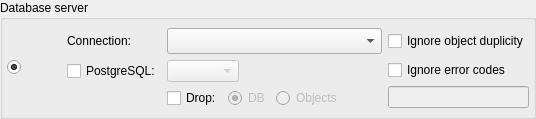
           <widget class="QGroupBox" name="groupBox">
            <property name="sizePolicy">
             <sizepolicy hsizetype="Preferred" vsizetype="Fixed">
              <horstretch>0</horstretch>
              <verstretch>0</verstretch>
             </sizepolicy>
            </property>
            <property name="title">
             <string>Database server</string>
            </property>
            <property name="checkable">
             <bool>false</bool>
            </property>
            <layout class="QGridLayout" name="gridLayout_9">
             <property name="leftMargin">
              <number>4</number>
             </property>
             <property name="topMargin">
              <number>4</number>
             </property>
             <property name="rightMargin">
              <number>4</number>
             </property>
             <property name="bottomMargin">
              <number>4</number>
             </property>
             <item row="0" column="2">
              <widget class="QWidget" name="export_to_dbms_wgt" native="true">
               <property name="sizePolicy">
                <sizepolicy hsizetype="Preferred" vsizetype="Preferred">
                 <horstretch>0</horstretch>
                 <verstretch>0</verstretch>
                </sizepolicy>
               </property>
               <layout class="QGridLayout" name="gridLayout_8">
                <property name="leftMargin">
                 <number>4</number>
                </property>
                <property name="topMargin">
                 <number>4</number>
                </property>
                <property name="rightMargin">
                 <number>0</number>
                </property>
                <property name="bottomMargin">
                 <number>4</number>
                </property>
                <item row="0" column="0" rowspan="3">
                 <layout class="QVBoxLayout" name="verticalLayout_2">
                  <item>
                   <spacer name="verticalSpacer_2">
                    <property name="orientation">
                     <enum>Qt::Vertical</enum>
                    </property>
                    <property name="sizeType">
                     <enum>QSizePolicy::Preferred</enum>
                    </property>
                    <property name="sizeHint" stdset="0">
                     <size>
                      <width>20</width>
                      <height>13</height>
                     </size>
                    </property>
                   </spacer>
                  </item>
                  <item>
                   <widget class="QLabel" name="modelo_sgbd">
                    <property name="enabled">
                     <bool>true</bool>
                    </property>
                    <property name="sizePolicy">
                     <sizepolicy hsizetype="Fixed" vsizetype="Preferred">
                      <horstretch>0</horstretch>
                      <verstretch>0</verstretch>
                     </sizepolicy>
                    </property>
                    <property name="minimumSize">
                     <size>
                      <width>30</width>
                      <height>60</height>
                     </size>
                    </property>
                    <property name="maximumSize">
                     <size>
                      <width>30</width>
                      <height>60</height>
                     </size>
                    </property>
                    <property name="text">
                     <string/>
                    </property>
                    <property name="pixmap">
                     <pixmap resource="../res/resources.qrc">:/imagens/imagens/model2sgdb.png</pixmap>
                    </property>
                    <property name="scaledContents">
                     <bool>true</bool>
                    </property>
                    <property name="alignment">
                     <set>Qt::AlignLeading|Qt::AlignLeft|Qt::AlignVCenter</set>
                    </property>
                   </widget>
                  </item>
                  <item>
                   <spacer name="verticalSpacer_3">
                    <property name="orientation">
                     <enum>Qt::Vertical</enum>
                    </property>
                    <property name="sizeType">
                     <enum>QSizePolicy::Preferred</enum>
                    </property>
                    <property name="sizeHint" stdset="0">
                     <size>
                      <width>20</width>
                      <height>18</height>
                     </size>
                    </property>
                   </spacer>
                  </item>
                 </layout>
                </item>
                <item row="0" column="1">
                 <widget class="QLabel" name="connections_lbl">
                  <property name="enabled">
                   <bool>true</bool>
                  </property>
                  <property name="sizePolicy">
                   <sizepolicy hsizetype="Fixed" vsizetype="Fixed">
                    <horstretch>0</horstretch>
                    <verstretch>0</verstretch>
                   </sizepolicy>
                  </property>
                  <property name="minimumSize">
                   <size>
                    <width>0</width>
                    <height>0</height>
                   </size>
                  </property>
                  <property name="text">
                   <string>Connection:</string>
                  </property>
                 </widget>
                </item>
                <item row="0" column="2">
                 <widget class="QComboBox" name="connections_cmb">
                  <property name="enabled">
                   <bool>true</bool>
                  </property>
                  <property name="minimumSize">
                   <size>
                    <width>0</width>
                    <height>0</height>
                   </size>
                  </property>
                  <property name="insertPolicy">
                   <enum>QComboBox::InsertAlphabetically</enum>
                  </property>
                  <property name="sizeAdjustPolicy">
                   <enum>QComboBox::AdjustToMinimumContentsLengthWithIcon</enum>
                  </property>
                  <property name="iconSize">
                   <size>
                    <width>18</width>
                    <height>18</height>
                   </size>
                  </property>
                 </widget>
                </item>
                <item row="0" column="3">
                 <layout class="QHBoxLayout" name="horizontalLayout_2">
                  <item>
                   <widget class="QCheckBox" name="ignore_dup_chk">
                    <property name="enabled">
                     <bool>true</bool>
                    </property>
                    <property name="sizePolicy">
                     <sizepolicy hsizetype="Minimum" vsizetype="Fixed">
                      <horstretch>0</horstretch>
                      <verstretch>0</verstretch>
                     </sizepolicy>
                    </property>
                    <property name="toolTip">
                     <string>&lt;p&gt;pgModeler ignores errors generated by duplicated objects and creates only that ones which does not exists in the database. This option may be used when an object was created after a previous model export.&lt;/p&gt;</string>
                    </property>
                    <property name="statusTip">
                     <string/>
                    </property>
                    <property name="text">
                     <string>Ignore object duplicity</string>
                    </property>
                   </widget>
                  </item>
                 </layout>
                </item>
                <item row="1" column="1">
                 <widget class="QCheckBox" name="pgsqlvers_chk">
                  <property name="enabled">
                   <bool>true</bool>
                  </property>
                  <property name="sizePolicy">
                   <sizepolicy hsizetype="Fixed" vsizetype="Fixed">
                    <horstretch>0</horstretch>
                    <verstretch>0</verstretch>
                   </sizepolicy>
                  </property>
                  <property name="statusTip">
                   <string>PostgreSQL version in which the SQL code should be generated. It is recommended to select this option only when the version of the DBMS, somehow, is not identifiable or if you need to generate a specific version of SQL code for test purposes.</string>
                  </property>
                  <property name="text">
                   <string>PostgreSQL:</string>
                  </property>
                  <property name="checked">
                   <bool>false</bool>
                  </property>
                  <property name="autoExclusive">
                   <bool>false</bool>
                  </property>
                 </widget>
                </item>
                <item row="1" column="2">
                 <layout class="QGridLayout" name="gridLayout">
                  <item row="0" column="1">
                   <widget class="QWidget" name="pgsqlvers_hint" native="true">
                    <property name="sizePolicy">
                     <sizepolicy hsizetype="Fixed" vsizetype="Fixed">
                      <horstretch>0</horstretch>
                      <verstretch>0</verstretch>
                     </sizepolicy>
                    </property>
                    <property name="minimumSize">
                     <size>
                      <width>22</width>
                      <height>22</height>
                     </size>
                    </property>
                    <property name="maximumSize">
                     <size>
                      <width>22</width>
                      <height>22</height>
                     </size>
                    </property>
                    <property name="statusTip">
                     <string/>
                    </property>
                   </widget>
                  </item>
                  <item row="0" column="0">
                   <widget class="QComboBox" name="pgsqlvers1_cmb">
                    <property name="enabled">
                     <bool>false</bool>
                    </property>
                    <property name="sizePolicy">
                     <sizepolicy hsizetype="Preferred" vsizetype="Fixed">
                      <horstretch>0</horstretch>
                      <verstretch>0</verstretch>
                     </sizepolicy>
                    </property>
                    <property name="minimumSize">
                     <size>
                      <width>0</width>
                      <height>0</height>
                     </size>
                    </property>
                    <property name="maximumSize">
                     <size>
                      <width>16777215</width>
                      <height>16777215</height>
                     </size>
                    </property>
                    <property name="toolTip">
                     <string/>
                    </property>
                    <property name="insertPolicy">
                     <enum>QComboBox::InsertAtBottom</enum>
                    </property>
                   </widget>
                  </item>
                  <item row="0" column="2">
                   <spacer name="horizontalSpacer_2">
                    <property name="orientation">
                     <enum>Qt::Horizontal</enum>
                    </property>
                    <property name="sizeHint" stdset="0">
                     <size>
                      <width>40</width>
                      <height>20</height>
                     </size>
                    </property>
                   </spacer>
                  </item>
                 </layout>
                </item>
                <item row="1" column="3" rowspan="2">
                 <layout class="QGridLayout" name="gridLayout_5">
                  <item row="1" column="0" colspan="3">
                   <widget class="QLineEdit" name="error_codes_edt">
                    <property name="enabled">
                     <bool>false</bool>
                    </property>
                    <property name="clearButtonEnabled">
                     <bool>true</bool>
                    </property>
                   </widget>
                  </item>
                  <item row="0" column="0" colspan="3">
                   <widget class="QCheckBox" name="ignore_error_codes_chk">
                    <property name="enabled">
                     <bool>true</bool>
                    </property>
                    <property name="sizePolicy">
                     <sizepolicy hsizetype="Minimum" vsizetype="Fixed">
                      <horstretch>0</horstretch>
                      <verstretch>0</verstretch>
                     </sizepolicy>
                    </property>
                    <property name="toolTip">
                     <string>This advanced option causes pgModeler to ignore extra errors by their numeric codes. These errors must be informed in the input below and separeted by space. For the complete list of error codes check the PostgreSQL docs, section &lt;strong&gt; Appendix A. PostgreSQL Error Codes&lt;/strong&gt;. &lt;strong&gt;WARNING:&lt;/strong&gt; use this option with extreme care since it can interfere in final export result.</string>
                    </property>
                    <property name="statusTip">
                     <string/>
                    </property>
                    <property name="text">
                     <string>Ignore error codes</string>
                    </property>
                   </widget>
                  </item>
                 </layout>
                </item>
                <item row="2" column="2">
                 <layout class="QHBoxLayout" name="horizontalLayout_12">
                  <item>
                   <widget class="QCheckBox" name="drop_chk">
                    <property name="enabled">
                     <bool>true</bool>
                    </property>
                    <property name="sizePolicy">
                     <sizepolicy hsizetype="Minimum" vsizetype="Fixed">
                      <horstretch>0</horstretch>
                      <verstretch>0</verstretch>
                     </sizepolicy>
                    </property>
                    <property name="toolTip">
                     <string>If &lt;strong&gt;DB&lt;/strong&gt; is checked pgModeler will destroy the database if already exists on the server. When &lt;strong&gt;Objects&lt;/strong&gt; is checked pgModeler will execute the DROP command attached to SQL-enabled objects. &lt;strong&gt;WARNING:&lt;/strong&gt; this option leads to data loss so make sure to have a backup before exporting.</string>
                    </property>
                    <property name="statusTip">
                     <string/>
                    </property>
                    <property name="text">
                     <string>Drop:</string>
                    </property>
                   </widget>
                  </item>
                  <item>
                   <widget class="QRadioButton" name="drop_db_rb">
                    <property name="enabled">
                     <bool>false</bool>
                    </property>
                    <property name="text">
                     <string>DB</string>
                    </property>
                    <property name="checked">
                     <bool>true</bool>
                    </property>
                   </widget>
                  </item>
                  <item>
                   <widget class="QRadioButton" name="drop_objs_rb">
                    <property name="enabled">
                     <bool>false</bool>
                    </property>
                    <property name="toolTip">
                     <string/>
                    </property>
                    <property name="text">
                     <string>Ob&amp;jects</string>
                    </property>
                   </widget>
                  </item>
                  <item>
                   <spacer name="horizontalSpacer_4">
                    <property name="orientation">
                     <enum>Qt::Horizontal</enum>
                    </property>
                    <property name="sizeHint" stdset="0">
                     <size>
                      <width>40</width>
                      <height>20</height>
                     </size>
                    </property>
                   </spacer>
                  </item>
                 </layout>
                </item>
               </layout>
              </widget>
             </item>
             <item row="0" column="0">
              <widget class="QRadioButton" name="export_to_dbms_rb">
               <property name="enabled">
                <bool>true</bool>
               </property>
               <property name="sizePolicy">
                <sizepolicy hsizetype="Fixed" vsizetype="Fixed">
                 <horstretch>0</horstretch>
                 <verstretch>0</verstretch>
                </sizepolicy>
               </property>
               <property name="text">
                <string/>
               </property>
               <property name="checked">
                <bool>true</bool>
               </property>
               <property name="autoExclusive">
                <bool>false</bool>
               </property>
              </widget>
             </item>
            </layout>
           </widget>
